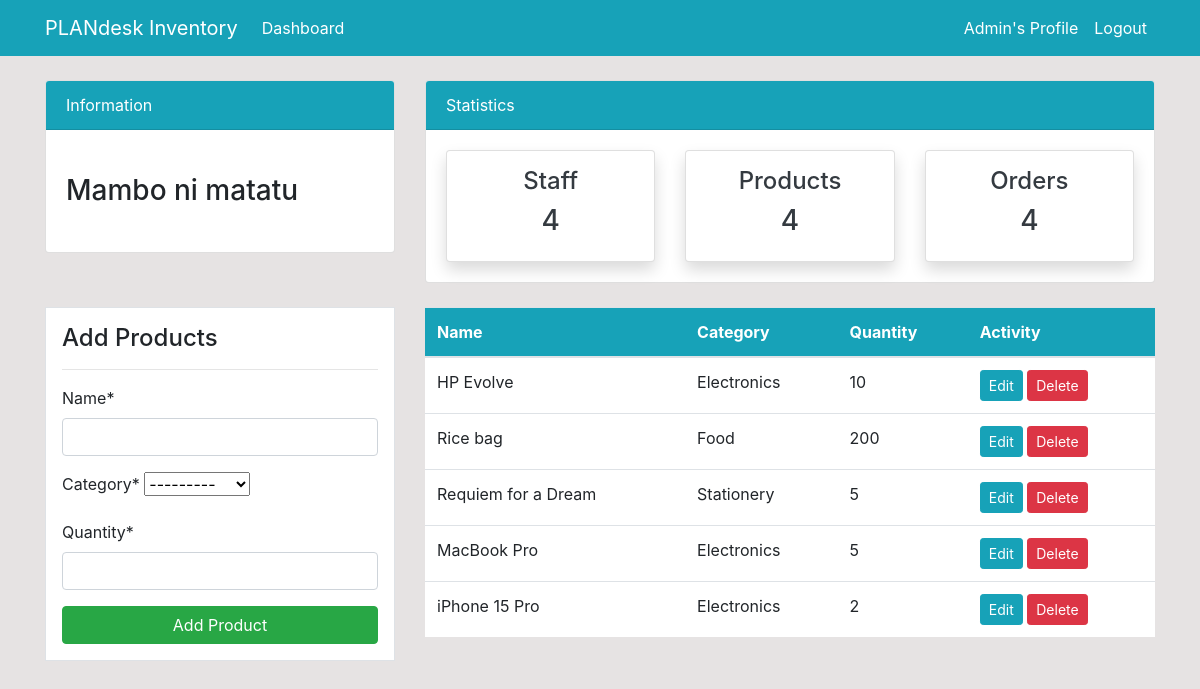
Page /product/ (signed in) on the earlier database version.
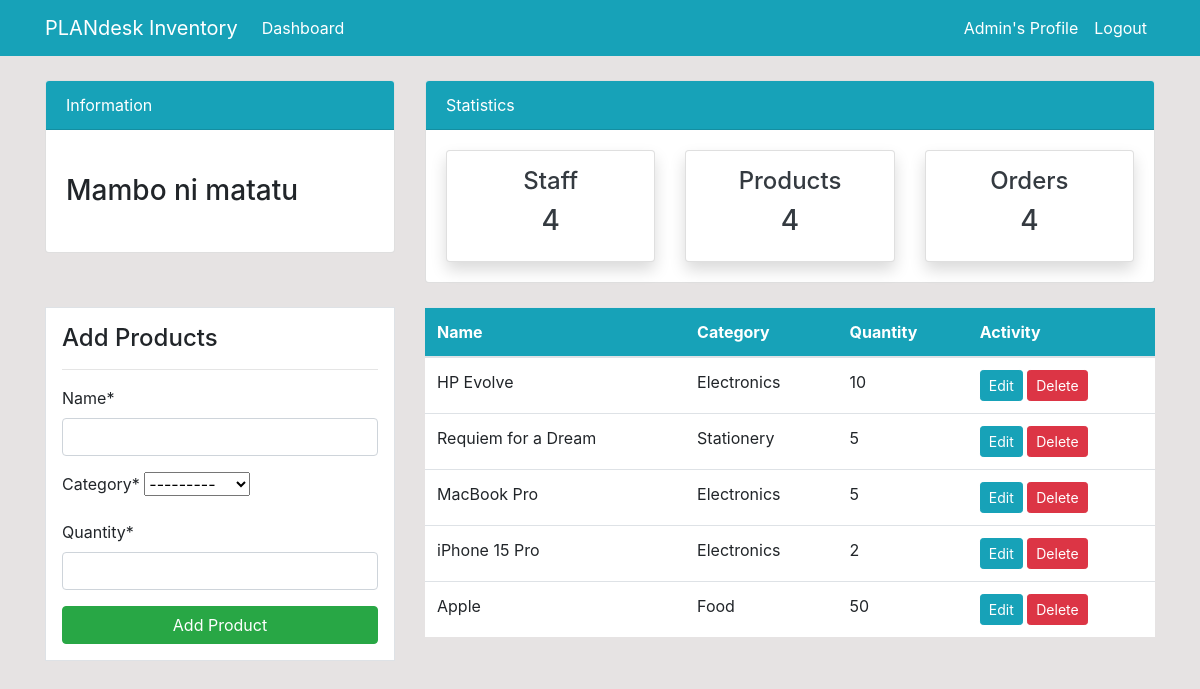
Same page on the later database version.
### dashboard/models.py (models this page shows, shortened)
class Product(models.Model):
    name = models.CharField(max_length=100, null=True)
    category = models.CharField(max_length=20, choices=CATEGORY, null=True)
    quantity = models.PositiveIntegerField(null=True)

### dashboard/views.py (the view)
# urls.py: path('product/', views.product, name='dashboard-product'),
@login_required
def product(request):
    items = Product.objects.all()
    if request.method == 'POST':
        form = ProductForm(request.POST)
        if form.is_valid:
            form.save()
            return redirect('dashboard-product')
    else:
        form = ProductForm()
    context = {
        'items': items,
        'form': form,
    }
    return render(request, 'dashboard/product.html', context)

### dashboard/forms.py
class ProductForm(forms.ModelForm):
    class Meta:
        model = Product
        fields = ['name', 'category', 'quantity']

### templates/dashboard/product.html (shortened to what this page needs)
{% extends 'partials/base.html' %} {% block title %}Products Page{% endblock %}
{% load crispy_forms_tags %}
{% block content%} {% include 'partials/hero.html' %}
<div class="container">
  <div class="row my-4">
    <div class="col-md-4">
      <div class="border bg-white p-3">
        <h4>Add Products</h4>
        <hr />
        <form method="POST">
          {{ form|crispy }}
          <input
            class="btn btn-success btn-block"
            type="submit"
            value="Add Product"
          />
        </form>
      </div>
    </div>
    <div class="col-md-8">
      <table class="table bg-white">
        <thead class="bg-info">
          <tr class="text-white">
            <th scope="col">Name</th>
            <th scope="col">Category</th>
            <th scope="col">Quantity</th>
            <th scope="col">Activity</th>
          </tr>
        </thead>
        <tbody>
          {% for item in items %}
          <tr>
            <td>{{item.name}}</td>
            <td>{{item.category}}</td>
            <td>{{item.quantity}}</td>
            <td>
              <a
                class="btn btn-info btn-sm"
                href="{% url 'dashboard-product-update' item.id %}"
                >Edit</a
              >
              <a
                class="btn btn-danger btn-sm"
                href="{% url 'dashboard-product-delete' item.id %}"
                >Delete</a
              >
            </td>
          </tr>
          {% endfor %}
        </tbody>
      </table>
    </div>
  </div>
</div>
{% endblock %}

Differences in the rows shown:
removed Product: name "Rice bag", category "Food", quantity "200"
added Product: name "Apple", category "Food", quantity "50"
